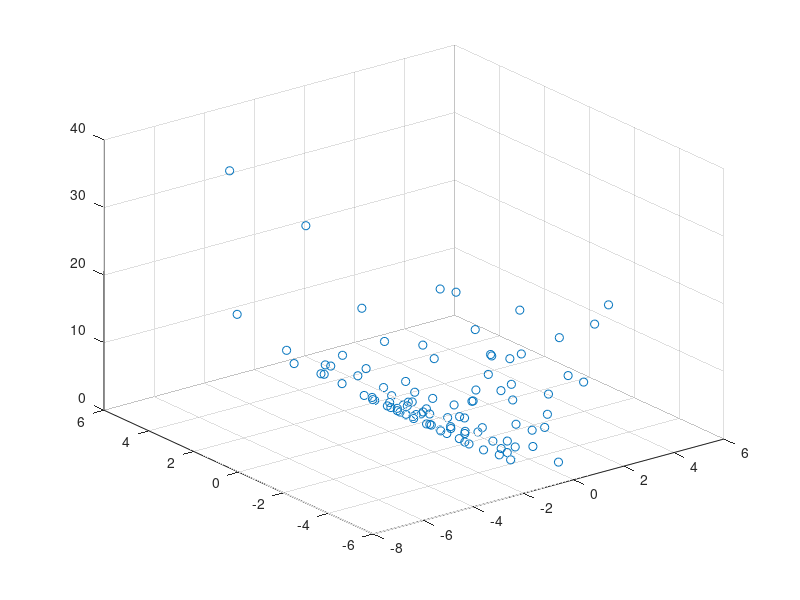

The MATLAB source for this figure:
function X = productData()

number=100;
mu=[0 0];
sigma=diag([4 5]);

X = mvnrnd(mu, sigma, number);
scatter3(X(:,1),X(:,2),X(:,1).^2);
X = [X X(:,1).^2];
X = X';